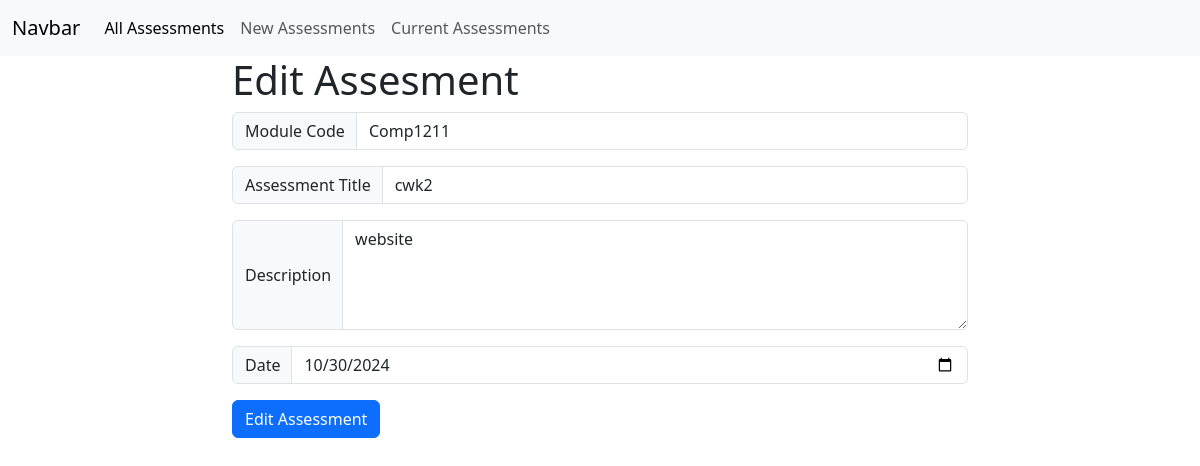
Screenshot of /edit/1 with the database file from the repository.
### app/models.py (models this page shows)
class Assessment(db.Model):
    id = db.Column(db.Integer, primary_key=True)
    Code = db.Column(db.String(500), index=True)
    Title = db.Column(db.String(500))
    Date = db.Column(db.DateTime)
    Description = db.Column(db.String(500))
    Complete = db.Column(db.Boolean, default=False)

### app/views.py (the view, shortened to what this page needs)
@app.route('/edit/<int:id>', methods=['GET', 'POST'])
def edit(id):
    assessment = Assessment.query.get_or_404(id)
    form = NewAssessment(obj=assessment)
    today = datetime.now().date()
    return render_template('edit.html', assessment=assessment, form=form)

### app/forms.py
class NewAssessment(FlaskForm):
    Code = StringField('Module Code', validators=[DataRequired()])
    Title= StringField('Assessment Title', validators=[DataRequired()])
    Date = DateField('Date', format='%Y-%m-%d', validators=[DataRequired()])
    Description = TextAreaField('Description', validators=[DataRequired()])
    Complete = BooleanField('Complete')
    submit = SubmitField('Add Assessment')

### app/templates/edit.html (shortened to what this page needs)
{% extends "base.html" %}
 {% block content %}
<div class="container">
  <div class="row">
    <div class="col-2">
    </div>
    <div class="col-8">
      <h1>Edit Assesment</h1>
    <form action="" method="post" name="Add_New">
        <div class="input-group mb-3">
          <div class="input-group-prepend">
            <span class="input-group-text" id="inputGroup-sizing-default">{{ form.Code.label.text }}</span>
          </div>
          {{ form.Code(class_="form-control", aria_label="Code", aria_describedby="inputGroup-sizing-default") }}
        </div>
      <div class="input-group mb-3">
        <div class="input-group-prepend">
          <span class="input-group-text" id="inputGroup-sizing-default">{{ form.Title.label.text }}</span>
        </div>
        {{ form.Title(class_="form-control", aria_label="Title", aria_describedby="inputGroup-sizing-default") }}
      </div>
      <div class="input-group mb-3">
        <div class="input-group-prepend">
          <span class="input-group-text" id="inputGroup-sizing-default">{{ form.Description.label.text }}</span>
        </div>
        <textarea class="form-control" id="Description" name="Description" rows="4" aria-label="With textarea">{{ form.Description.data }}</textarea>
      </div>
    <div class="input-group mb-3">
      <div class="input-group-prepend">
        <span class="input-group-text" id="inputGroup-sizing-default">{{ form.Date.label.text }}</span>
      </div>
      {{ form.Date(class_="form-control", aria_label="Date", aria_describedby="inputGroup-sizing-default") }}
    </div>
    <div class="form-group">
      <button type="submit" class="btn btn-primary">Edit Assessment</button>
    </div>
    </form>
  </div>
    <div class="col-2">
    </div>
  </div>
</div>
{% endblock %}

### rows the page displays
Assessment: Code "Comp1211", Title "cwk2", Description "website", Date "10/30/2024"
